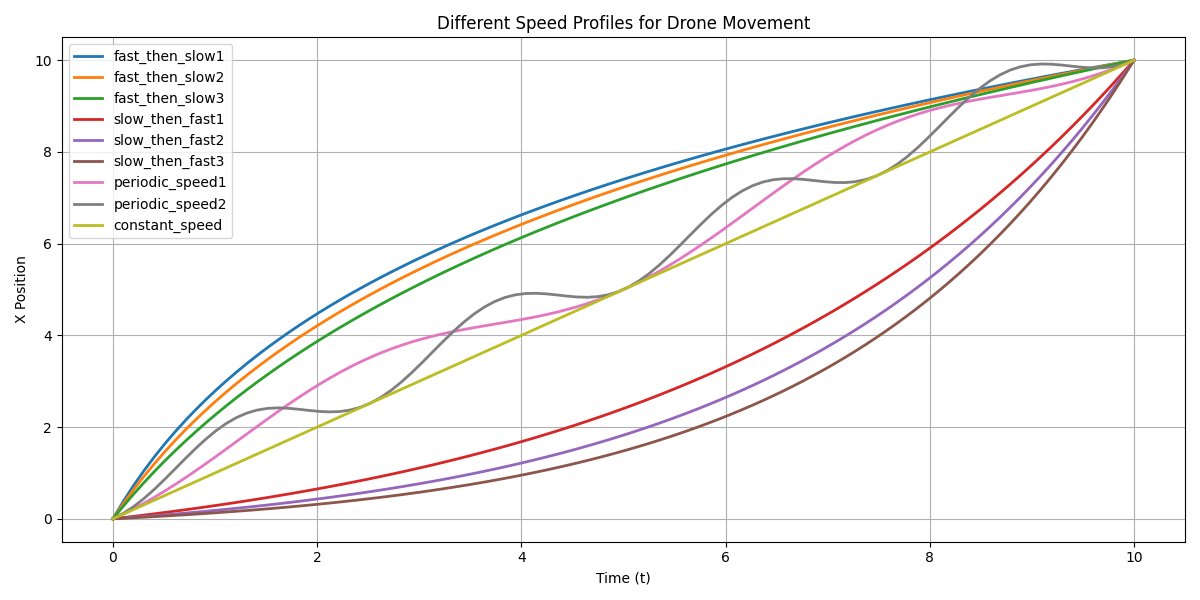

Generate this figure with Python:
import numpy as np
import matplotlib.pyplot as plt
import json

# t 시간 설정
t = np.linspace(0, 10, 100)

# 1. 처음에 빠르게 가다가 나중에 천천히 (로그 함수 기반, 3가지 버전)
def fast_then_slow1(t):
    return 10 * (np.log(9*t/10 + 1) / np.log(10))

def fast_then_slow2(t):
    return 10 * (np.log(7*t/10 + 1) / np.log(8))

def fast_then_slow3(t):
    return 10 * (np.log(5*t/10 + 1) / np.log(6))

# 2. 처음에 느리게 갔다가 나중에 빠르게 (지수 함수 기반, 3가지 버전)
def slow_then_fast1(t):
    return 10 * (np.exp(0.23*t) - 1) / (np.exp(2.3) - 1)

def slow_then_fast2(t):
    return 10 * (np.exp(0.3*t) - 1) / (np.exp(3.0) - 1)

def slow_then_fast3(t):
    return 10 * (np.exp(0.35*t) - 1) / (np.exp(3.5) - 1)

# 3. 두 가지 다른 주기의 증가 함수
def periodic_speed1(t):
    return t + 0.5 * (1 - np.cos(2*np.pi*t/5))  # 5초 주기

def periodic_speed2(t):
    return t + 0.5 * (1 - np.cos(2*np.pi*t/2.5))  # 2.5초 주기

# 4. 직선 (균일한 속도)
def constant_speed(t):
    return t

# 모든 경로 함수들을 딕셔너리로 저장
path_functions = {
    'fast_then_slow1': fast_then_slow1,
    'fast_then_slow2': fast_then_slow2,
    'fast_then_slow3': fast_then_slow3,
    'slow_then_fast1': slow_then_fast1,
    'slow_then_fast2': slow_then_fast2,
    'slow_then_fast3': slow_then_fast3,
    'periodic_speed1': periodic_speed1,
    'periodic_speed2': periodic_speed2,
    'constant_speed': constant_speed
}

# 경로 데이터 생성 및 저장
def save_path_data(filename='path_data.json'):
    path_data = {}
    t_list = t.tolist()  # numpy array를 list로 변환
    
    for name, func in path_functions.items():
        path_data[name] = {
            't': t_list,
            'x': func(t).tolist()
        }
    
    with open(filename, 'w') as f:
        json.dump(path_data, f)
    
    return path_data

# 경로 데이터 불러오기
def load_path_data(filename='path_data.json'):
    with open(filename, 'r') as f:
        return json.load(f)

# 경로 시각화
def plot_paths(path_data):
    plt.figure(figsize=(12, 6))
    
    for name, data in path_data.items():
        plt.plot(data['t'], data['x'], label=name, linewidth=2)
    
    plt.title('Different Speed Profiles for Drone Movement')
    plt.xlabel('Time (t)')
    plt.ylabel('X Position')
    plt.grid(True)
    plt.legend()
    plt.tight_layout()
    plt.show()
    plt.savefig("two_paths.png")

# 메인 실행 부분
if __name__ == "__main__":
    # 경로 데이터 저장
    path_data = save_path_data()
    
    # 경로 데이터 불러오기
    loaded_path_data = load_path_data()
    
    # 경로 시각화
    plot_paths(loaded_path_data)
    
    # 특정 시간에서의 위치 값 얻기 예시
    print("\nExample position values at t=5.0:")
    t_index = int(len(t)/2)  # 5초 지점의 인덱스
    for name, data in loaded_path_data.items():
        print(f"{name}: x = {data['x'][t_index]:.2f}")